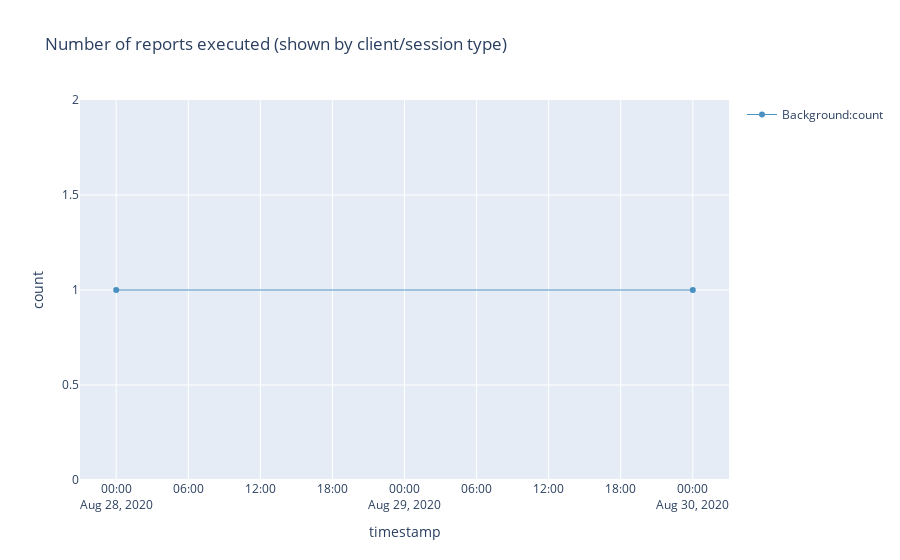

This figure's notebook cell:
### Markdown cell above
## Reports

Learn more about how to write performant reports here in the performance tuning guide: https://docs.microsoft.com/en-us/dynamics365/business-central/dev-itpro/performance/performance-developer#writing-efficient-reports

Report telemetry docs: https://docs.microsoft.com/en-us/dynamics365/business-central/dev-itpro/administration/telemetry-reports-trace

### Code cell
%%kql
let _aadTenantId = aadTenantId;
let _environmentName = environmentName;
traces
| where 1==1 
    and customDimensions.aadTenantId == _aadTenantId
    and customDimensions.environmentName == _environmentName
    and customDimensions.eventId == 'RT0005'
    and timestamp > ago(7d)
| extend clientType = tostring( customDimensions.clientType )
       , reportName = tostring( customDimensions.alObjectName )
| where reportName <> ''
| summarize count=count() by clientType, bin(timestamp, 1d)
| render timechart title= 'Number of reports executed (shown by client/session type)'

### Figure 1 — Plotly figure (JSON) as saved in the notebook; plotly's stock layout.template omitted (floating-point values rounded to 4 significant figures)
{"data": [{"line": {"color": "rgb(31, 118, 179)", "width": 1}, "name": "Background:count", "opacity": 0.8, "type": "scatter", "x": ["2020-08-28T00:00:00+00:00", "2020-08-30T00:00:00+00:00"], "y": [1, 1]}], "layout": {"showlegend": true, "title": {"text": "Number of reports executed (shown by client/session type)"}, "xaxis": {"autorange": true, "title": {"text": "timestamp"}, "type": "date"}, "yaxis": {"ticksuffix": "", "title": {"text": "count"}, "type": "linear"}}}
